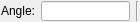
<?xml version="1.0" encoding="UTF-8"?>
<ui version="4.0" stdsetdef="1">
  <resources><include location="../../../res/extui/extui.qrc"/></resources><author></author>
  <comment></comment>
  <exportmacro></exportmacro>
  <class>QG_MoveRotateOptions</class>
  <widget class="QWidget" name="QG_MoveRotateOptions">
    <property name="geometry">
      <rect>
        <x>0</x>
        <y>0</y>
        <width>140</width>
        <height>22</height>
      </rect>
    </property>
    <property name="sizePolicy">
      <sizepolicy>
        <hsizetype>0</hsizetype>
        <vsizetype>0</vsizetype>
        <horstretch>0</horstretch>
        <verstretch>0</verstretch>
      </sizepolicy>
    </property>
    <property name="minimumSize">
      <size>
        <width>128</width>
        <height>22</height>
      </size>
    </property>
    <property name="maximumSize">
      <size>
        <width>140</width>
        <height>22</height>
      </size>
    </property>
    <property name="windowTitle">
      <string>Move Rotate Options</string>
    </property>
    <layout class="QHBoxLayout">
      <property name="margin">
        <number>1</number>
      </property>
      <item>
        <widget class="QLabel" name="lAngle">
          <property name="text">
            <string>Angle:</string>
          </property>
          <property name="wordWrap">
            <bool>false</bool>
          </property>
        </widget>
      </item>
      <item>
        <widget class="QLineEdit" name="leAngle"/>
      </item>
      <item>
        <widget class="Line" name="sep1">
          <property name="sizePolicy">
            <sizepolicy>
              <hsizetype>0</hsizetype>
              <vsizetype>1</vsizetype>
              <horstretch>0</horstretch>
              <verstretch>0</verstretch>
            </sizepolicy>
          </property>
          <property name="frameShape">
            <enum>QFrame::VLine</enum>
          </property>
          <property name="frameShadow">
            <enum>QFrame::Sunken</enum>
          </property>
        </widget>
      </item>
    </layout>
  </widget>
  <layoutdefault spacing="6" margin="11"/>
  <pixmapfunction>qPixmapFromMimeSource</pixmapfunction>
  <includes>
    <include location="local">rs_line.h</include>
    <include location="local">rs_settings.h</include>
    <include location="local">rs_actionmodifymoverotate.h</include>
  </includes>
  <connections>
    <connection>
      <sender>leAngle</sender>
      <signal>textChanged(QString)</signal>
      <receiver>QG_MoveRotateOptions</receiver>
      <slot>updateAngle(QString)</slot>
    </connection>
  </connections>
</ui>
